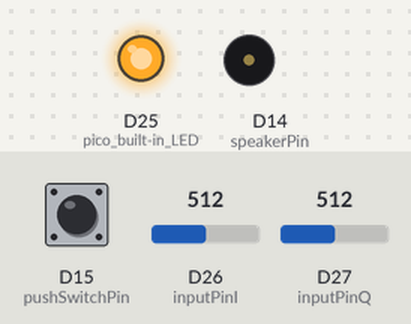
Bench run of a sketch on a simulated Arduino Due. Shown: output pins drawn as LEDs (lit = HIGH), buzzer (waves = sounding, pin HIGH). Inputs (shaded band) come from the test bench; at power-on: D27 (inputPinQ) = 512, D15 (pushSwitchPin) HIGH, D26 (inputPinI) = 512 (analog values on the 0–1023 scale).

Above: at 1.2 s.
1.3 s: D27 (inputPinQ) set to 527
At 4.24 s:
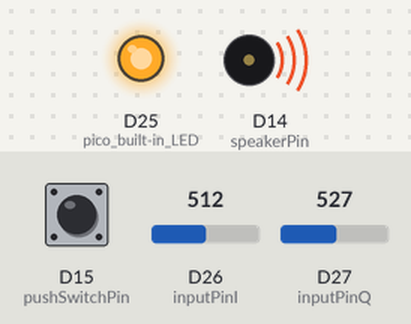
4.3 s: D27 (inputPinQ) set to 511
At 4.6 s:
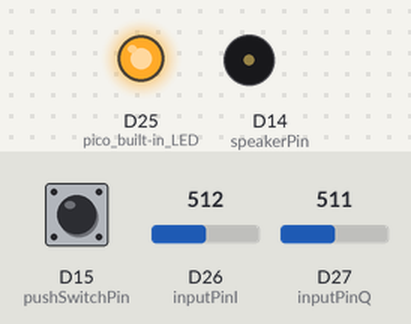
5.8 s: D27 (inputPinQ) set to 716
At 7.0 s:
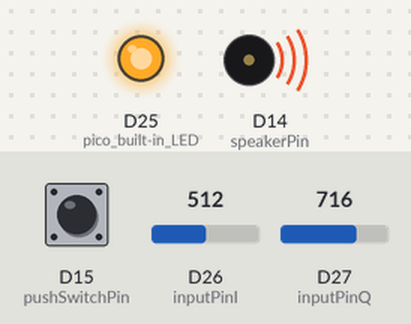
Timing chart, 0 to 8.8 s (numbered marks = the images above; inputs shaded):
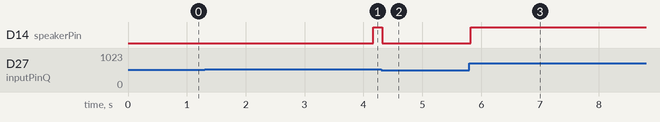

The sketch:

pico_uSDX_RX_test.ino
```cpp
//2023_5_11 JR3XNW
//pico RX uSDX Filters for each mode + AGC.

const int speakerPin = 14; //Audio output GP14 pico 19-pin
const int inputPinI = 26; //I Signal ADC0 pico31 pin
const int inputPinQ = 27; //Q signal ADC1 pico332 pin
const int sampleRate = 8000; //sample rate
const int pwmFrequency = 30000; //PWM20000
const int pushSwitchPin = 15; //Reception mode change push switch (LSB→USB→CW→AM)
const float targetAmplitude = 0.5;//0.5-0.8

const int numTaps = 31; //Number of filter taps

const float hilbertCoeffs[numTaps] = {
 -0.001328193331496,  0.000000000000000, -0.002284533986424,
  0.000000000000000, -0.003313586555888,  0.000000000000000,
 -0.004387527896369,  0.000000000000000, -0.005470862958678,
  0.000000000000000, -0.006500296593254,  0.000000000000000,
 -0.007388063473212,  0.000000000000000, -0.008023180743934,
  0.000000000000000, -0.008266448739536,  0.000000000000000,
 -0.007942155320414,  0.000000000000000, -0.006729329308188,
  0.000000000000000, -0.004233803027843,  0.000000000000000,
  0.000000000000000, -0.005656339687371,  0.000000000000000,
 -0.016018448245468,  0.000000000000000, -0.031105779790221,
  0.000000000000000
};

const float lsbFilterCoeffs[numTaps] = {
 -1.57196597e-03, -1.45104171e-03,  1.12478657e-03,  4.46246491e-03,
  2.57714059e-03, -6.99319701e-03, -1.30293770e-02,  7.20713963e-18,
  2.47619628e-02,  2.56472800e-02, -1.88013680e-02, -6.76180323e-02,
 -3.71204042e-02,  1.08307805e-01,  2.91780827e-01,  3.75846238e-01,
  2.91780827e-01,  1.08307805e-01, -3.71204042e-02, -6.76180323e-02,
 -1.88013680e-02,  2.56472800e-02,  2.47619628e-02,  7.20713963e-18,
 -1.30293770e-02, -6.99319701e-03,  2.57714059e-03,  4.46246491e-03,
  1.12478657e-03, -1.45104171e-03, -1.57196597e-03
};

const float usbFilterCoeffs[numTaps] = {
 -1.57196597e-03, -1.45104171e-03,  1.12478657e-03,  4.46246491e-03,
  2.57714059e-03, -6.99319701e-03, -1.30293770e-02,  7.20713963e-18,
  2.47619628e-02,  2.56472800e-02, -1.88013680e-02, -6.76180323e-02,
 -3.71204042e-02,  1.08307805e-01,  2.91780827e-01,  3.75846238e-01,
  2.91780827e-01,  1.08307805e-01, -3.71204042e-02, -6.76180323e-02,
 -1.88013680e-02,  2.56472800e-02,  2.47619628e-02,  7.20713963e-18,
 -1.30293770e-02, -6.99319701e-03,  2.57714059e-03,  4.46246491e-03,
  1.12478657e-03, -1.45104171e-03, -1.57196597e-03
};

const float cwFilterCoeffs[numTaps] = {
 -6.47960382e-04, -1.44397905e-03, -2.70225797e-03, -4.44074475e-03,
 -6.19148454e-03, -6.95915901e-03, -5.37067609e-03,  2.39068677e-18,
  1.02068182e-02,  2.55224470e-02,  4.51695882e-02,  6.72889150e-02,
  8.91803923e-02,  1.07780639e-01,  1.20271316e-01,  1.24672294e-01,
  1.20271316e-01,  1.07780639e-01,  8.91803923e-02,  6.72889150e-02,
  4.51695882e-02,  2.55224470e-02,  1.02068182e-02,  2.39068677e-18,
 -5.37067609e-03, -6.95915901e-03, -6.19148454e-03, -4.44074475e-03,
 -2.70225797e-03, -1.44397905e-03, -6.47960382e-04
};

const float amFilterCoeffs[numTaps] = {
 -1.20126129e-03,  2.04889442e-03, -2.07510535e-03,  4.91080693e-18,
  4.75453597e-03, -9.87450755e-03,  9.95675888e-03, -1.43918829e-17,
 -1.89225390e-02,  3.62143751e-02, -3.46864198e-02,  2.48038628e-17,
  6.84829915e-02, -1.52932377e-01,  2.22972391e-01,  7.50524525e-01,
  2.22972391e-01, -1.52932377e-01,  6.84829915e-02,  2.48038628e-17,
 -3.46864198e-02,  3.62143751e-02, -1.89225390e-02, -1.43918829e-17,
  9.95675888e-03, -9.87450755e-03,  4.75453597e-03,  4.91080693e-18,
 -2.07510535e-03,  2.04889442e-03, -1.20126129e-03
};

float applyFilter(float input, const float *coeffs, float *buffer) {
  // Shift elements in the buffer
  for (int i = numTaps - 1; i > 0; i--) {
    buffer[i] = buffer[i - 1];
  }
  buffer[0] = input;
  float output = 0;
  for (int i = 0; i < numTaps; i++) {
    output += buffer[i] * coeffs[i];
  }
  return output;
}


float buffer[numTaps] = {0};
float agcGain = 1.0;

enum DemodulationMode { LSB, USB, CW, AM };
DemodulationMode currentMode = LSB;

void setup() {
  pinMode(25, OUTPUT);  // pico built-in LED

  pinMode(speakerPin, OUTPUT);
  pinMode(inputPinI, INPUT);
  pinMode(inputPinQ, INPUT);
  pinMode(pushSwitchPin, INPUT_PULLUP);

  analogReadResolution(12);
  analogWriteResolution(8);
  analogWriteFreq(pwmFrequency);
}

float applyHilbertTransform(float input, const float *coeffs, float *buffer) {
  memmove(&buffer[1], &buffer[0], (numTaps - 1) * sizeof(float));
  buffer[0] = input;
  float output = 0;
  for (int i = 0; i < numTaps; i++) {
    output += buffer[i] * coeffs[i];
  }
  return output;
}

float applyAGC(float input) {
  float error = targetAmplitude - abs(input);
  agcGain += 0.001 * error;
  if (agcGain < 0.1) {
    agcGain = 0.1;
  }
  return input * agcGain;
}

float applyLowPassFilter(float input, const float *coeffs, float *buffer) {
  memmove(&buffer[1], &buffer[0], (numTaps - 1) * sizeof(float));
  buffer[0] = input;
  float output = 0;
  for (int i = 0; i < numTaps; i++) {
    output += buffer[i] * coeffs[i];
  }
  return output;
}

void loop() {
  digitalWrite(25, HIGH);  // Built-in LED lights up during sampling

  float inputI, inputQ;
  float output = 0.0; // initialize output

  inputI = analogRead(inputPinI);
  inputQ = analogRead(inputPinQ);

  inputI = (inputI / 2047.5) - 1.0;
  inputQ = (inputQ / 2047.5) - 1.0;

  if (digitalRead(pushSwitchPin) == LOW) {
    delay(50); // Debounce delay
    currentMode = static_cast<DemodulationMode>((currentMode + 1) % 4);
    while (digitalRead(pushSwitchPin) == LOW); // Wait for switch release
    delay(50); // Debounce delay
  }

  // Apply the Hilbert Transform
  float hilbertOutput = applyFilter(output, hilbertCoeffs, buffer);

  switch (currentMode) {
    case LSB:
      output = inputI - inputQ;
      applyFilter(output, lsbFilterCoeffs, buffer);
      break;
    case USB:
      output = inputI + inputQ;
      applyFilter(output, usbFilterCoeffs, buffer);
      break;
    case CW:
      output = inputI * inputQ;
      applyFilter(output, cwFilterCoeffs, buffer);
      break;
    case AM:
      output = sqrt(inputI * inputI + inputQ * inputQ);
      applyFilter(output, amFilterCoeffs, buffer);
      break;
  }

  // Apply AGC
  float agcOutput = applyAGC(hilbertOutput);
  uint8_t pwmOutput = (uint8_t)((agcOutput + 1.0) * 127.5);

  analogWrite(speakerPin, pwmOutput);
  delayMicroseconds(1000000 / sampleRate);
}
```

Measured:
- the behaviour switches between 526 and 527 on D27 (inputPinQ) (found by bisection; images 0 and 1)
- after the input at 1.3 s, D14 (speakerPin): LOW → HIGH after 2.9 s
- after the input at 4.3 s, D14 (speakerPin): HIGH → LOW at once
- after the input at 5.8 s, D14 (speakerPin): LOW → HIGH at once
